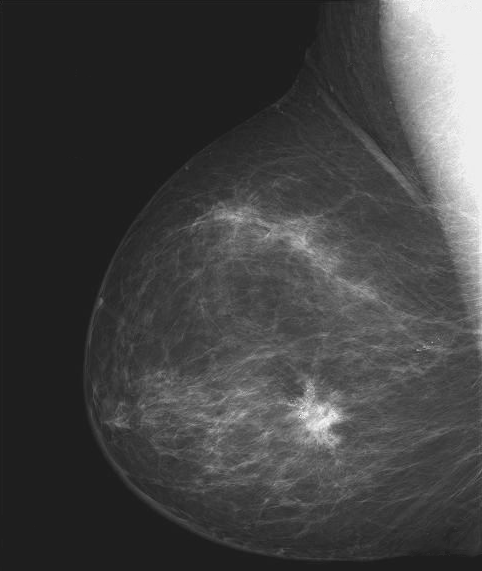
#> input picture Aula 4/Figuras4/Fig0304a.tif, 482 x 571 px
$ jupyter execute --allow-errors Aula4.ipynb   (older library calls are emulated)
#> lines starting #> are read from the running program, lines starting #| are printed output that depends on the picture
[cell 1]
import cv2
import numpy as np
import matplotlib.pyplot as plt

# Exercise 1
### Invert an image

[cell 2]
img_ex1 = cv2.imread("Figuras4/Fig0304a.tif", cv2.IMREAD_GRAYSCALE)
#> img_ex1 is the input picture: shape (571, 482); min 21, max 255, mean 66.7
(h, w) = img_ex1.shape
#> h = 571; w = 482

[cell 3]
img_ex1_inv = np.zeros((h,w),dtype = "uint8")

[cell 4]
for i in range(h):
    for j in range (w):
        img_ex1_inv[i,j] = 255 -img_ex1[i,j]
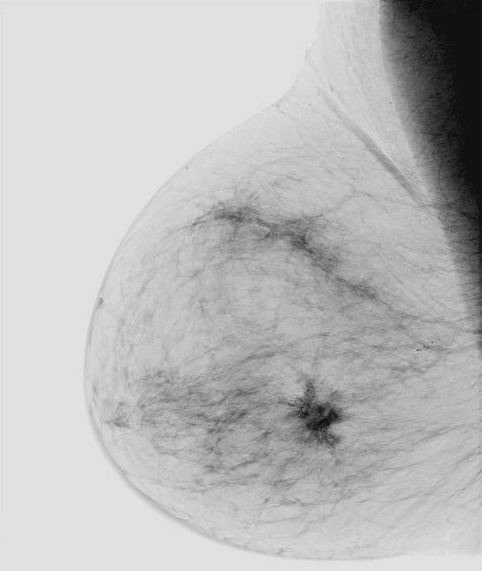
#> img_ex1_inv: shape (571, 482); min 0, max 234, mean 188.3

[cell 5]
plt.subplot(1,2,1)
plt.imshow(img_ex1, cmap='gray')
plt.title('Original Image')
plt.axis('off')

plt.subplot(1,2,2)
plt.imshow(img_ex1_inv, cmap='gray')
plt.title('Inverted Image')
plt.axis('off')

plt.show()

# Exercise 2
### Change Brightness and contrast of an image

[cell 6]
img_ex2 = cv2.imread("Figuras4/Fig2.tif", cv2.IMREAD_GRAYSCALE)
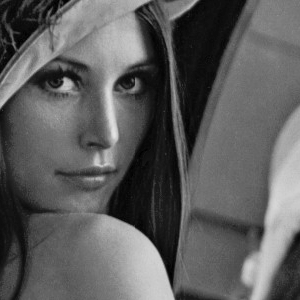
#> input picture Aula 4/Figuras4/Fig2.tif, 300 x 300 px
#> img_ex2 is the input picture: shape (300, 300); min 0, max 228, mean 93.3
(h, w) = img_ex2.shape
#> h = 300; w = 300

[cell 7]
mult =3
soma =30

[cell 8]
img_ex2_32 = img_ex2.astype(np.int32)
img_ex2_out = np.zeros((h,w),dtype = "uint8")

[cell 9]
for i in range(h):
    for j in range(w):
        intens32 = img_ex2_32[i,j]*mult+soma
        img_ex2_out[i,j]=np.clip(intens32,0,255).astype(np.uint8)
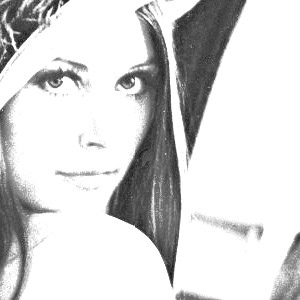
#> img_ex2_out: shape (300, 300); min 30, max 255, mean 213.2

[cell 10]
plt.subplot(1,2,1)
plt.imshow(img_ex2, cmap='gray')
plt.title('Original Image')
plt.axis('off')

plt.subplot(1,2,2)
plt.imshow(img_ex2_out, cmap='gray')
plt.title('Bright')
plt.axis('off')

plt.show()

# Exercise 3a
### Power-law transformation (gama<1)

[cell 11]
img_ex3a = cv2.imread("Figuras4/Fig0305a.tif", cv2.IMREAD_GRAYSCALE)
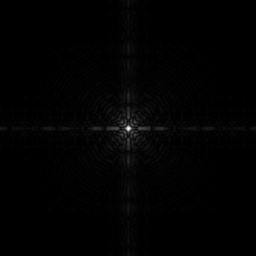
#> input picture Aula 4/Figuras4/Fig0305a.tif, 256 x 256 px
#> img_ex3a is the input picture: shape (256, 256); min 0, max 255, mean 2.1
(h, w) = img_ex3a.shape
#> h = 256; w = 256

[cell 12]
gama=0.1

[cell 13]
img_ex3a_float = img_ex3a.astype(np.float)
img_ex3a_float = img_ex3a_float/255
img_ex3a_out = np.zeros((h,w),dtype = "uint8")

[cell 14]
for i in range(h):
    for j in range(w):
        img_ex3a_float[i,j] = img_ex3a_float[i,j]**gama
        img_ex3a_float[i,j] = img_ex3a_float[i,j]*255
        img_ex3a_out[i,j]=img_ex3a_float[i,j].astype(np.uint8)
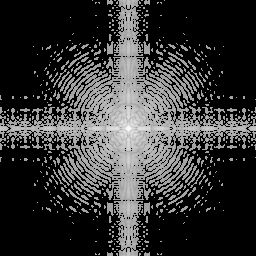
#> img_ex3a_float: shape (256, 256) float64; min 0, max 255, mean 54.5

[cell 15]
plt.subplot(1,2,1)
plt.imshow(img_ex3a, cmap='gray')
plt.title('Original Image')
plt.axis('off')

plt.subplot(1,2,2)
plt.imshow(img_ex3a_out, cmap='gray')
plt.title('Intensefied')
plt.axis('off')

plt.show()

# Exercise 3b
### Power-law transformation (gama<1)

[cell 16]
img_ex3b = cv2.imread("Figuras4/Fig0308a.tif", cv2.IMREAD_GRAYSCALE)
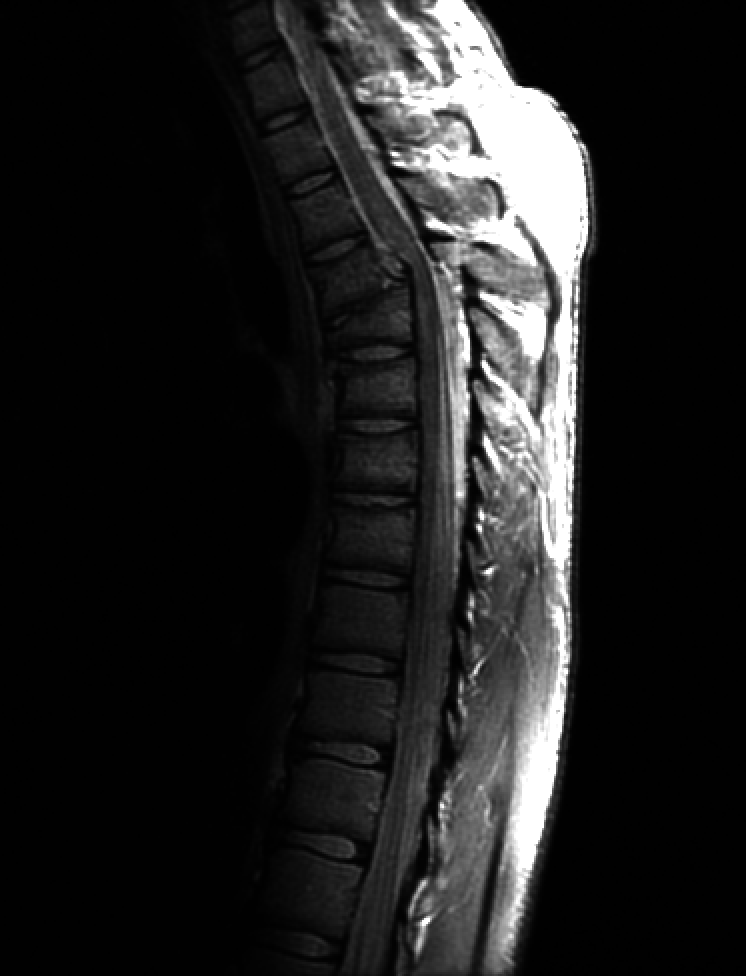
#> input picture Aula 4/Figuras4/Fig0308a.tif, 746 x 976 px
#> img_ex3b is the input picture: shape (976, 746); min 0, max 255, mean 32.6
(h, w) = img_ex3b.shape
#> h = 976; w = 746

gama=0.3

img_ex3b_float = img_ex3b.astype(np.float)
img_ex3b_float = img_ex3b_float/255
img_ex3b_out = np.zeros((h,w),dtype = "uint8")

for i in range(h):
    for j in range(w):
        img_ex3b_float[i,j] = img_ex3b_float[i,j]**gama
        img_ex3b_float[i,j] = img_ex3b_float[i,j]*255
        img_ex3b_out[i,j]=img_ex3b_float[i,j].astype(np.uint8)
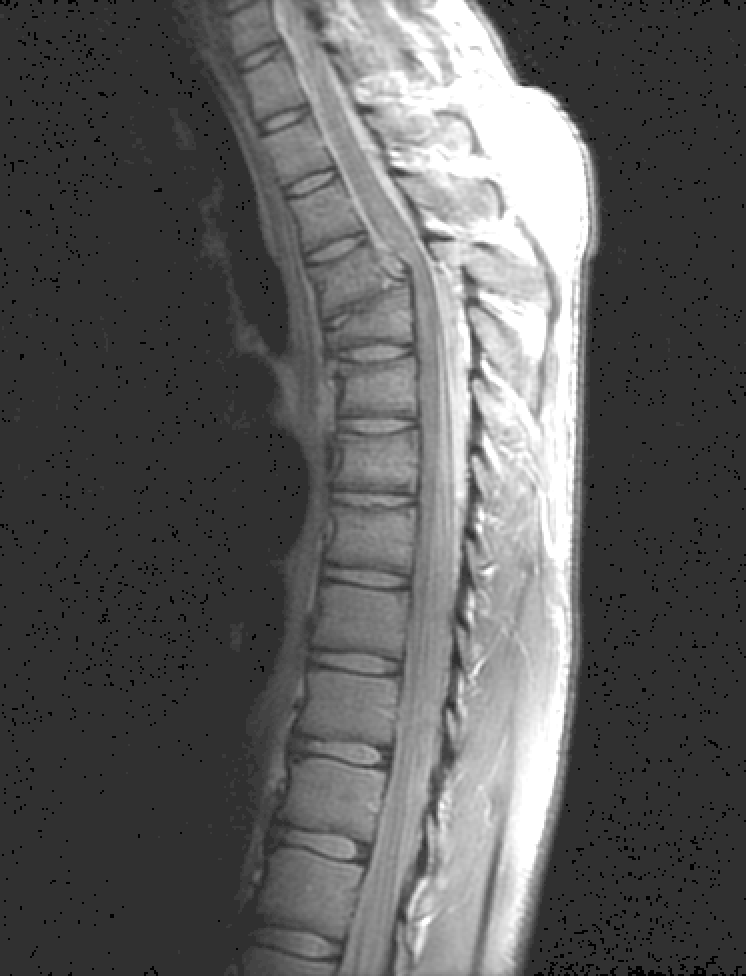
#> img_ex3b_float: shape (976, 746) float64; min 0, max 255, mean 92.3


plt.subplot(1,2,1)
plt.imshow(img_ex3b, cmap='gray')
plt.title('Original Image')
plt.axis('off')

plt.subplot(1,2,2)
plt.imshow(img_ex3b_out, cmap='gray')
plt.title('Intensefied')
plt.axis('off')

plt.show()

# Exercise 3c
### Power-law transformation (gama>1)

[cell 17]
img_ex3c = cv2.imread("Figuras4/Fig0309a.tif", cv2.IMREAD_GRAYSCALE)
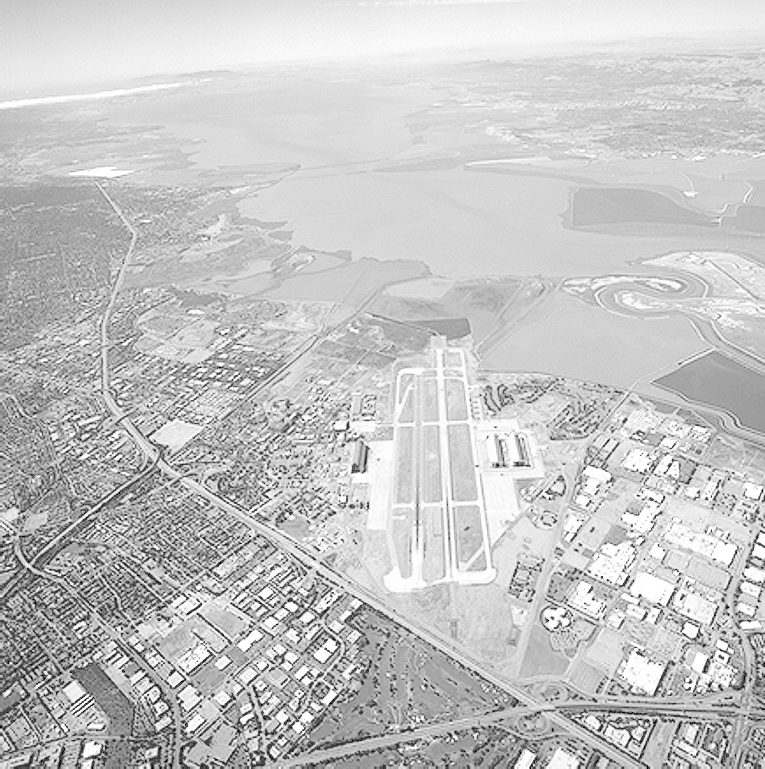
#> input picture Aula 4/Figuras4/Fig0309a.tif, 765 x 769 px
#> img_ex3c is the input picture: shape (769, 765); min 0, max 255, mean 197.1
(h, w) = img_ex3c.shape
#> h = 769; w = 765

gama=2

img_ex3c_float = img_ex3c.astype(np.float)
img_ex3c_float = img_ex3c_float/255
img_ex3c_out = np.zeros((h,w),dtype = "uint8")

for i in range(h):
    for j in range(w):
        img_ex3c_float[i,j] = img_ex3c_float[i,j]**gama
        img_ex3c_float[i,j] = img_ex3c_float[i,j]*255
        img_ex3c_out[i,j]=img_ex3c_float[i,j].astype(np.uint8)
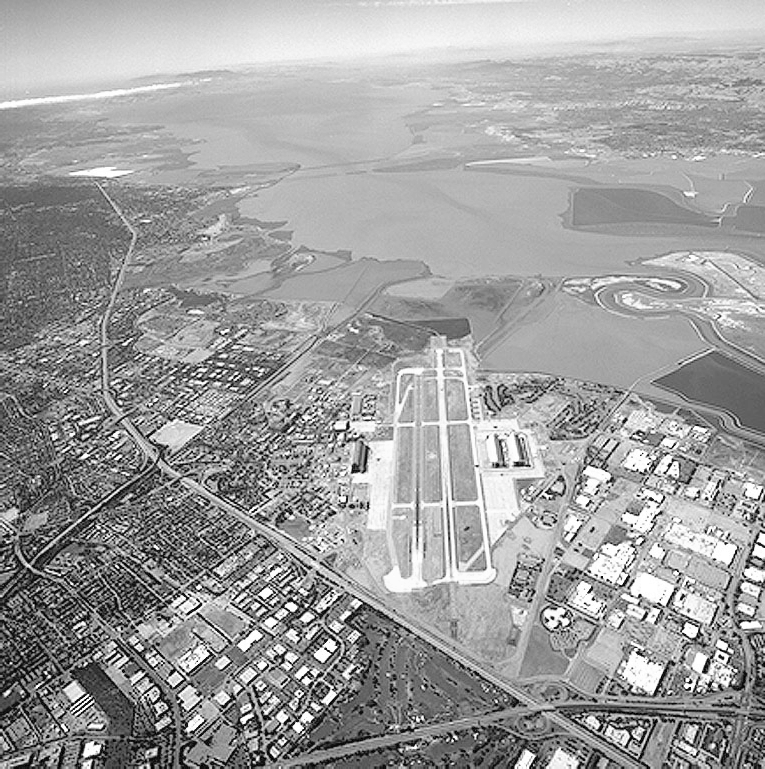
#> img_ex3c_float: shape (769, 765) float64; min 0, max 255, mean 158.9


plt.subplot(1,2,1)
plt.imshow(img_ex3c, cmap='gray')
plt.title('Original Image')
plt.axis('off')

plt.subplot(1,2,2)
plt.imshow(img_ex3c_out, cmap='gray')
plt.title('Darker')
plt.axis('off')

plt.show()

# Exercise 4
### Image substraction

[cell 18]
img_ex4A = cv2.imread("Figuras4/Fig4A.png", cv2.IMREAD_GRAYSCALE)
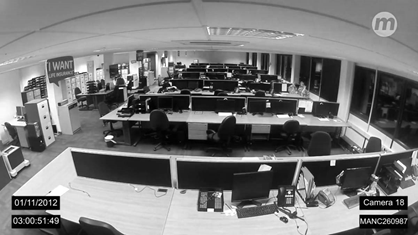
#> input picture Aula 4/Figuras4/Fig4A.png, 418 x 235 px
#> img_ex4A is the input picture: shape (235, 418); min 0, max 255, mean 119.5
img_ex4B = cv2.imread("Figuras4/Fig4B.png", cv2.IMREAD_GRAYSCALE)
(h, w) = img_ex4A.shape
#> h = 235; w = 418
img_ex4_out = np.zeros((h,w),dtype = "uint8")
#> (the rest of this cell did not finish here and is left out)
